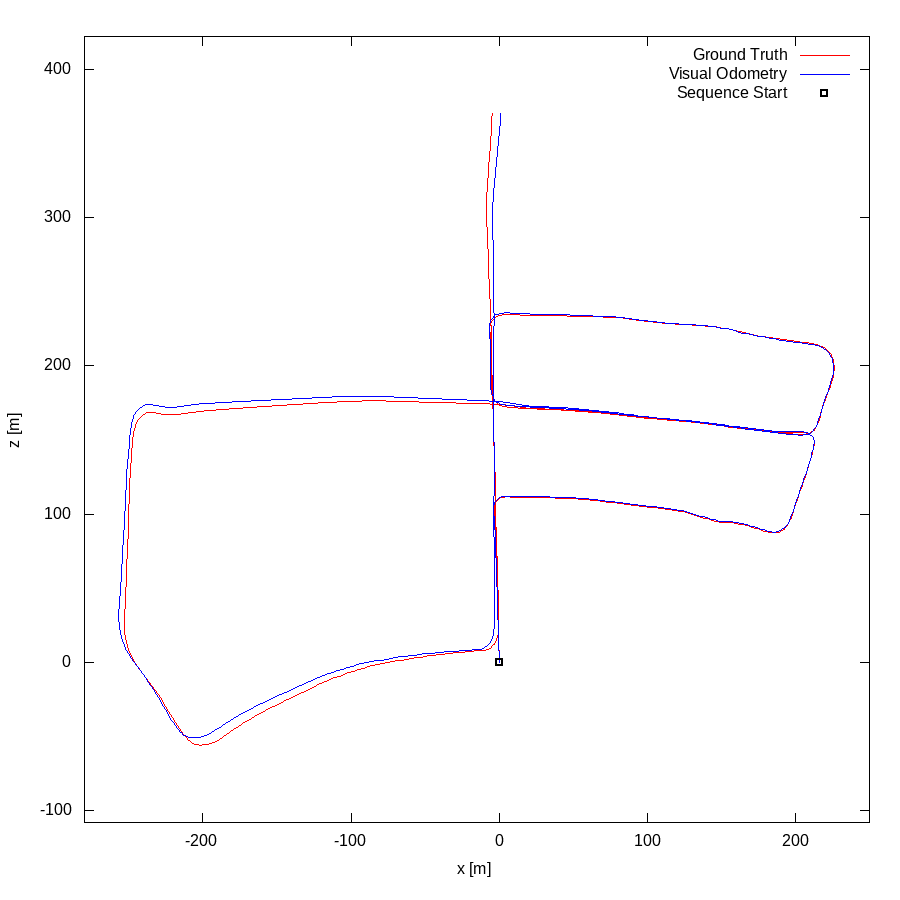

The gnuplot source for this figure:
set term postscript eps enhanced color
set output "05.eps"
set size ratio -1
set xrange [-280:250]
set yrange [-108:422]
set xlabel "x [m]"
set ylabel "z [m]"
plot "05.txt" using 1:2 lc rgb "#FF0000" title 'Ground Truth' w lines,"05.txt" using 3:4 lc rgb "#0000FF" title 'Visual Odometry' w lines,"< head -1 05.txt" using 1:2 lc rgb "#000000" pt 4 ps 1 lw 2 title 'Sequence Start' w points
